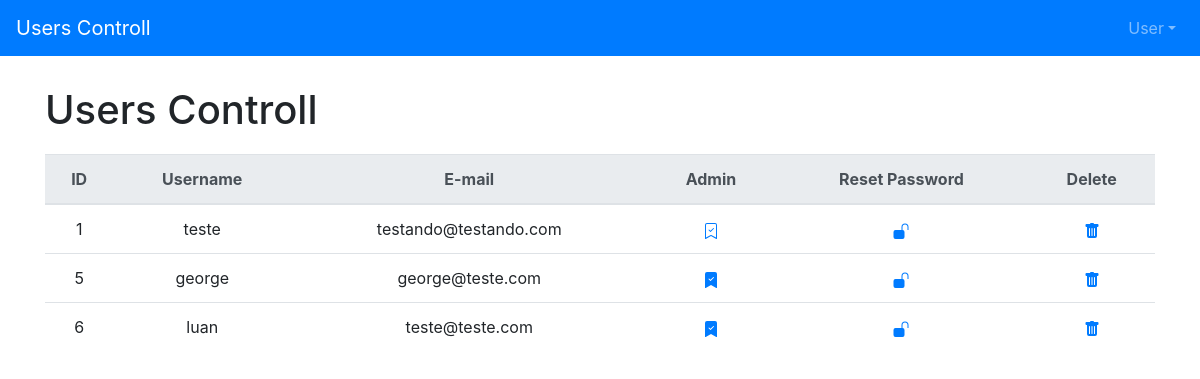
/dbView/ (signed in), run on an earlier commit of the app's database.
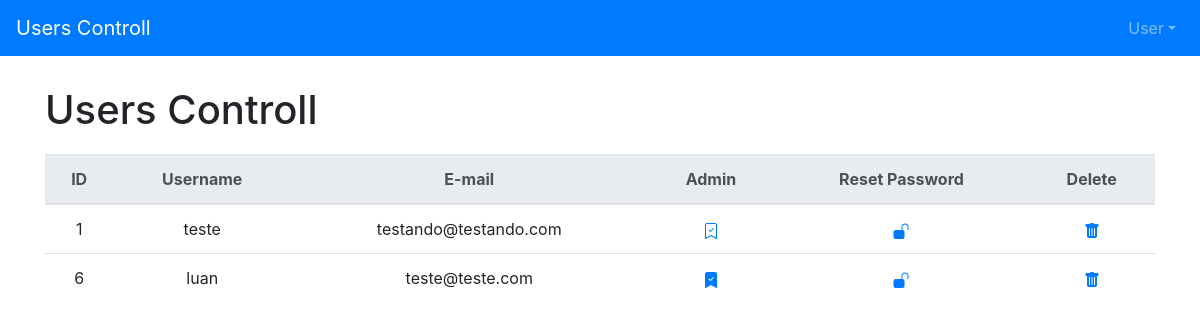
And on a later commit of the database.
### app/models.py (models this page shows)
class User(db.Model, UserMixin):
    id = db.Column("id", db.Integer(), primary_key=True)
    username = db.Column(db.String(100))
    email = db.Column(db.String(100))
    admin = db.Column(db.Boolean)
    password = db.Column(db.String(30))
    def __repr__(self):
        return '<User %r>' % self.username

### app/routes.py (the view)
@app.route('/dbView/')
@login_required
def dbView():
    if current_user.admin is True:
        return render_template("view.html", users=User.query.all())
    else:
        return redirect(url_for("confirmAdmin"))

### app/models.py (called while the page is built)
@login_manager.user_loader
def load_user(user_id):
    return User.query.get(user_id)

### app/templates/view.html (shortened to what this page needs)
{% extends "base-logged.html" %}
{% block innertitle %}Users Controll{% endblock %}
{% block content %}
    <table class="table">
        <thead class="thead-light">
            <tr>
            <th scope="col"><center>ID</center></th>
            <th scope="col"><center>Username</center></th>
            <th scope="col"><center>E-mail</center></th>
            <th scope="col"><center>Admin</center></th>
            <th scope="col"><center>Reset Password</center></th>
            <th scope="col"><center>Delete</center></th>
            </tr>
        </thead>
        <tbody>
        {% for user in users %}
            <tr>
                <td><center>{{ user.id }}</center></td>
                <td><center>{{ user.username }}</center></td>
                <td><center>{{ user.email }}</center></td>
                <td><center>
                    {% if user.admin == True: %}
                        <a href="{{ url_for('changePermission', user=user) }}"></a>
                    {% else: %}
                        <a href="{{ url_for('changePermission', user=user) }}"></a>
                    {% endif %}
                </center></td>
                <td><center><a href="{{ url_for('resetPassword', user=user) }}">
                    <svg width="1em" height="1em" viewBox="0 0 16 16" class="bi bi-unlock-fill" fill="currentColor" xmlns="http://www.w3.org/2000/svg">
                        <path d="M.5 9a2 2 0 0 1 2-2h7a2 2 0 0 1 2 2v5a2 2 0 0 1-2 2h-7a2 2 0 0 1-2-2V9z"/>
                        <path fill-rule="evenodd" d="M8.5 4a3.5 3.5 0 1 1 7 0v3h-1V4a2.5 2.5 0 0 0-5 0v3h-1V4z"/>
                    </svg>
                </a></center></td>
                <td><center><a href="{{ url_for('deleteUser', user=user) }}"></a></center></td>
            </tr>
        {% endfor %}
        </tbody>
    </table>
{% endblock %}

### app/templates/base-logged.html (shortened to what this page needs)
{% extends "base.html" %}
{% block navbar %}
<ul class="navbar-nav ml-auto">
    <li class="nav-item dropdown">
      <a class="nav-link dropdown-toggle" href="#" id="navbarDropdown" role="button" data-toggle="dropdown" aria-haspopup="true" aria-expanded="false">User</a>
    </li>
</ul>
{% endblock %}

### app/templates/base.html (shortened to what this page needs)
<!DOCTYPE html>
<html lang="en">
<head>
    <link rel="stylesheet" type="text/css" href="{{ url_for('static', filename='style/bootstrap.css') }}">
    <link rel="stylesheet" type="text/css" href="{{ url_for('static', filename='style/main.css') }}">
</head>
<body>
    <nav class="navbar navbar-expand-lg navbar-dark bg-primary">
        <a class="navbar-brand" href="{{ url_for("home") }}">Users Controll</a>
        {% block navbar %}
        {% endblock %}
      </nav>
    <div class="container">
        <h1 style="margin-bottom: 20px;">{% block innertitle %}{% endblock %}</h1>
        {% block content %}
        {% endblock %}
    </div>
</body>
</html>

### app/static/style/main.css (style rules this page uses)
.navbar { margin-bottom: 30px; }

What changed in the data, as far as the page shows it:
removed User: id "5", username "george", email "george@teste.com"
